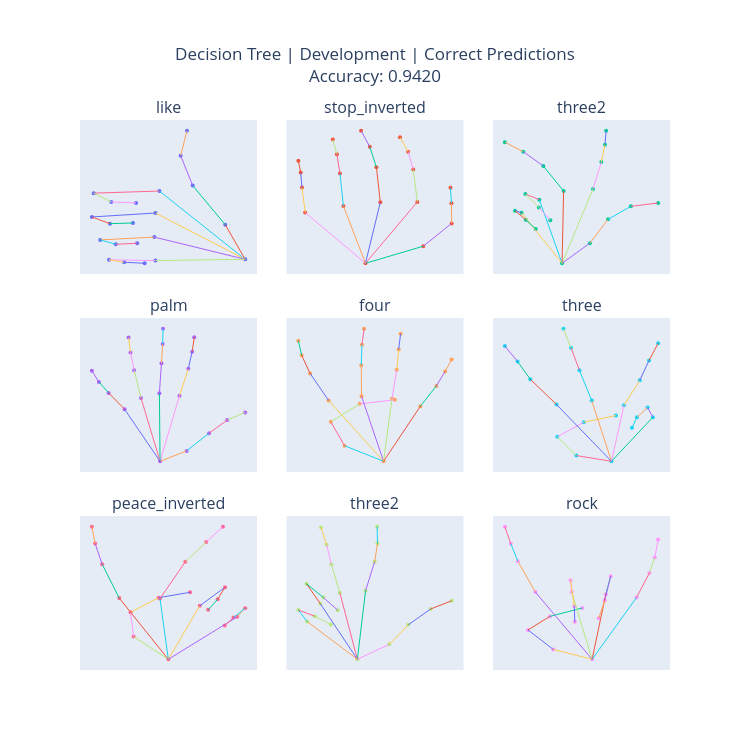

Notebook cell for this chart:
### Code cell
metrics = dt_trainer.results[dt_model_name]["metrics"]["development set"]

dt_corr_pred_fig = plot_correct_landmarks(
    dt_clf,
    X_dev,
    y_dev,
    le,
    model_name="Decision Tree",
    dataset_name="Development",
    accuracy=metrics["accuracy"],
    n_samples=9
)

### Figure 1 — Plotly figure (JSON) as saved in the notebook; plotly's stock layout.template omitted (floating-point values rounded to 4 significant figures)
{"data": [{"marker": {"size": 4}, "mode": "markers", "showlegend": false, "type": "scatter", "x": [0.0, -0.1613, -0.4258, -0.5234, -0.4723, -0.696, -1.229, -1.087, -0.8856, -0.7279, -1.244, -1.098, -0.9109, -0.7377, -1.177, -1.05, -0.8764, -0.7286, -1.105, -0.9822, -0.816], "xaxis": "x", "y": [0.0, -0.393, -0.8379, -1.178, -1.462, -0.7756, -0.752, -0.6515, -0.6411, -0.5263, -0.4811, -0.4051, -0.4127, -0.2528, -0.2205, -0.1708, -0.1824, 0.01439, 0.005478, 0.03354, 0.04536], "yaxis": "y"}, {"line": {"width": 1}, "mode": "lines", "showlegend": false, "type": "scatter", "x": [0, -0.1613], "xaxis": "x", "y": [0, -0.393], "yaxis": "y"}, {"line": {"width": 1}, "mode": "lines", "showlegend": false, "type": "scatter", "x": [-0.1613, -0.4258], "xaxis": "x", "y": [-0.393, -0.8379], "yaxis": "y"}, {"line": {"width": 1}, "mode": "lines", "showlegend": false, "type": "scatter", "x": [-0.4258, -0.5234], "xaxis": "x", "y": [-0.8379, -1.178], "yaxis": "y"}, {"line": {"width": 1}, "mode": "lines", "showlegend": false, "type": "scatter", "x": [-0.5234, -0.4723], "xaxis": "x", "y": [-1.178, -1.462], "yaxis": "y"}, {"line": {"width": 1}, "mode": "lines", "showlegend": false, "type": "scatter", "x": [0, -0.696], "xaxis": "x", "y": [0, -0.7756], "yaxis": "y"}, {"line": {"width": 1}, "mode": "lines", "showlegend": false, "type": "scatter", "x": [-0.696, -1.229], "xaxis": "x", "y": [-0.7756, -0.752], "yaxis": "y"}, {"line": {"width": 1}, "mode": "lines", "showlegend": false, "type": "scatter", "x": [-1.229, -1.087], "xaxis": "x", "y": [-0.752, -0.6515], "yaxis": "y"}, {"line": {"width": 1}, "mode": "lines", "showlegend": false, "type": "scatter", "x": [-1.087, -0.8856], "xaxis": "x", "y": [-0.6515, -0.6411], "yaxis": "y"}, {"line": {"width": 1}, "mode": "lines", "showlegend": false, "type": "scatter", "x": [0, -0.7279], "xaxis": "x", "y": [0, -0.5263], "yaxis": "y"}, {"line": {"width": 1}, "mode": "lines", "showlegend": false, "type": "scatter", "x": [-0.7279, -1.244], "xaxis": "x", "y": [-0.5263, -0.4811], "yaxis": "y"}, {"line": {"width": 1}, "mode": "lines", "showlegend": false, "type": "scatter", "x": [-1.244, -1.098], "xaxis": "x", "y": [-0.4811, -0.4051], "yaxis": "y"}, {"line": {"width": 1}, "mode": "lines", "showlegend": false, "type": "scatter", "x": [-1.098, -0.9109], "xaxis": "x", "y": [-0.4051, -0.4127], "yaxis": "y"}, {"line": {"width": 1}, "mode": "lines", "showlegend": false, "type": "scatter", "x": [0, -0.7377], "xaxis": "x", "y": [0, -0.2528], "yaxis": "y"}, {"line": {"width": 1}, "mode": "lines", "showlegend": false, "type": "scatter", "x": [-0.7377, -1.177], "xaxis": "x", "y": [-0.2528, -0.2205], "yaxis": "y"}, {"line": {"width": 1}, "mode": "lines", "showlegend": false, "type": "scatter", "x": [-1.177, -1.05], "xaxis": "x", "y": [-0.2205, -0.1708], "yaxis": "y"}, {"line": {"width": 1}, "mode": "lines", "showlegend": false, "type": "scatter", "x": [-1.05, -0.8764], "xaxis": "x", "y": [-0.1708, -0.1824], "yaxis": "y"}, {"line": {"width": 1}, "mode": "lines", "showlegend": false, "type": "scatter", "x": [0, -0.7286], "xaxis": "x", "y": [0, 0.01439], "yaxis": "y"}, {"line": {"width": 1}, "mode": "lines", "showlegend": false, "type": "scatter", "x": [-0.7286, -1.105], "xaxis": "x", "y": [0.01439, 0.005478], "yaxis": "y"}, {"line": {"width": 1}, "mode": "lines", "showlegend": false, "type": "scatter", "x": [-1.105, -0.9822], "xaxis": "x", "y": [0.005478, 0.03354], "yaxis": "y"}, {"line": {"width": 1}, "mode": "lines", "showlegend": false, "type": "scatter", "x": [-0.9822, -0.816], "xaxis": "x", "y": [0.03354, 0.04536], "yaxis": "y"}, {"marker": {"size": 4}, "mode": "markers", "showlegend": false, "type": "scatter", "x": [0.0, 0.181, 0.2699, 0.2693, 0.2662, 0.1624, 0.1497, 0.1335, 0.1082, 0.04647, 0.03427, 0.01347, -0.01384, -0.06913, -0.07994, -0.0896, -0.1023, -0.189, -0.1988, -0.2029, -0.2103], "xaxis": "x2", "y": [0.0, -0.1289, -0.3009, -0.4526, -0.5695, -0.4628, -0.7064, -0.8418, -0.9502, -0.4596, -0.7238, -0.8787, -0.9999, -0.4315, -0.6779, -0.8221, -0.9338, -0.3834, -0.5724, -0.684, -0.7738], "yaxis": "y2"}, {"line": {"width": 1}, "mode": "lines", "showlegend": false, "type": "scatter", "x": [0, 0.181], "xaxis": "x2", "y": [0, -0.1289], "yaxis": "y2"}, {"line": {"width": 1}, "mode": "lines", "showlegend": false, "type": "scatter", "x": [0.181, 0.2699], "xaxis": "x2", "y": [-0.1289, -0.3009], "yaxis": "y2"}, {"line": {"width": 1}, "mode": "lines", "showlegend": false, "type": "scatter", "x": [0.2699, 0.2693], "xaxis": "x2", "y": [-0.3009, -0.4526], "yaxis": "y2"}, {"line": {"width": 1}, "mode": "lines", "showlegend": false, "type": "scatter", "x": [0.2693, 0.2662], "xaxis": "x2", "y": [-0.4526, -0.5695], "yaxis": "y2"}, {"line": {"width": 1}, "mode": "lines", "showlegend": false, "type": "scatter", "x": [0, 0.1624], "xaxis": "x2", "y": [0, -0.4628], "yaxis": "y2"}, {"line": {"width": 1}, "mode": "lines", "showlegend": false, "type": "scatter", "x": [0.1624, 0.1497], "xaxis": "x2", "y": [-0.4628, -0.7064], "yaxis": "y2"}, {"line": {"width": 1}, "mode": "lines", "showlegend": false, "type": "scatter", "x": [0.1497, 0.1335], "xaxis": "x2", "y": [-0.7064, -0.8418], "yaxis": "y2"}, {"line": {"width": 1}, "mode": "lines", "showlegend": false, "type": "scatter", "x": [0.1335, 0.1082], "xaxis": "x2", "y": [-0.8418, -0.9502], "yaxis": "y2"}, {"line": {"width": 1}, "mode": "lines", "showlegend": false, "type": "scatter", "x": [0, 0.04647], "xaxis": "x2", "y": [0, -0.4596], "yaxis": "y2"}, {"line": {"width": 1}, "mode": "lines", "showlegend": false, "type": "scatter", "x": [0.04647, 0.03427], "xaxis": "x2", "y": [-0.4596, -0.7238], "yaxis": "y2"}, {"line": {"width": 1}, "mode": "lines", "showlegend": false, "type": "scatter", "x": [0.03427, 0.01347], "xaxis": "x2", "y": [-0.7238, -0.8787], "yaxis": "y2"}, {"line": {"width": 1}, "mode": "lines", "showlegend": false, "type": "scatter", "x": [0.01347, -0.01384], "xaxis": "x2", "y": [-0.8787, -0.9999], "yaxis": "y2"}, {"line": {"width": 1}, "mode": "lines", "showlegend": false, "type": "scatter", "x": [0, -0.06913], "xaxis": "x2", "y": [0, -0.4315], "yaxis": "y2"}, {"line": {"width": 1}, "mode": "lines", "showlegend": false, "type": "scatter", "x": [-0.06913, -0.07994], "xaxis": "x2", "y": [-0.4315, -0.6779], "yaxis": "y2"}, {"line": {"width": 1}, "mode": "lines", "showlegend": false, "type": "scatter", "x": [-0.07994, -0.0896], "xaxis": "x2", "y": [-0.6779, -0.8221], "yaxis": "y2"}, {"line": {"width": 1}, "mode": "lines", "showlegend": false, "type": "scatter", "x": [-0.0896, -0.1023], "xaxis": "x2", "y": [-0.8221, -0.9338], "yaxis": "y2"}, {"line": {"width": 1}, "mode": "lines", "showlegend": false, "type": "scatter", "x": [0, -0.189], "xaxis": "x2", "y": [0, -0.3834], "yaxis": "y2"}, {"line": {"width": 1}, "mode": "lines", "showlegend": false, "type": "scatter", "x": [-0.189, -0.1988], "xaxis": "x2", "y": [-0.3834, -0.5724], "yaxis": "y2"}, {"line": {"width": 1}, "mode": "lines", "showlegend": false, "type": "scatter", "x": [-0.1988, -0.2029], "xaxis": "x2", "y": [-0.5724, -0.684], "yaxis": "y2"}, {"line": {"width": 1}, "mode": "lines", "showlegend": false, "type": "scatter", "x": [-0.2029, -0.2103], "xaxis": "x2", "y": [-0.684, -0.7738], "yaxis": "y2"}, {"marker": {"size": 4}, "mode": "markers", "showlegend": false, "type": "scatter", "x": [0.0, 0.1265, 0.2092, 0.3129, 0.437, 0.1408, 0.1787, 0.1953, 0.2005, 0.007124, -0.08534, -0.1763, -0.2601, -0.1035, -0.1667, -0.1058, -0.05335, -0.184, -0.2139, -0.1651, -0.1199], "xaxis": "x3", "y": [0.0, -0.1606, -0.3504, -0.4539, -0.4811, -0.5919, -0.8067, -0.9454, -1.057, -0.5759, -0.7759, -0.8896, -0.9656, -0.5067, -0.5525, -0.4454, -0.3439, -0.403, -0.419, -0.3472, -0.273], "yaxis": "y3"}, {"line": {"width": 1}, "mode": "lines", "showlegend": false, "type": "scatter", "x": [0, 0.1265], "xaxis": "x3", "y": [0, -0.1606], "yaxis": "y3"}, {"line": {"width": 1}, "mode": "lines", "showlegend": false, "type": "scatter", "x": [0.1265, 0.2092], "xaxis": "x3", "y": [-0.1606, -0.3504], "yaxis": "y3"}, {"line": {"width": 1}, "mode": "lines", "showlegend": false, "type": "scatter", "x": [0.2092, 0.3129], "xaxis": "x3", "y": [-0.3504, -0.4539], "yaxis": "y3"}, {"line": {"width": 1}, "mode": "lines", "showlegend": false, "type": "scatter", "x": [0.3129, 0.437], "xaxis": "x3", "y": [-0.4539, -0.4811], "yaxis": "y3"}, {"line": {"width": 1}, "mode": "lines", "showlegend": false, "type": "scatter", "x": [0, 0.1408], "xaxis": "x3", "y": [0, -0.5919], "yaxis": "y3"}, {"line": {"width": 1}, "mode": "lines", "showlegend": false, "type": "scatter", "x": [0.1408, 0.1787], "xaxis": "x3", "y": [-0.5919, -0.8067], "yaxis": "y3"}, {"line": {"width": 1}, "mode": "lines", "showlegend": false, "type": "scatter", "x": [0.1787, 0.1953], "xaxis": "x3", "y": [-0.8067, -0.9454], "yaxis": "y3"}, {"line": {"width": 1}, "mode": "lines", "showlegend": false, "type": "scatter", "x": [0.1953, 0.2005], "xaxis": "x3", "y": [-0.9454, -1.057], "yaxis": "y3"}, {"line": {"width": 1}, "mode": "lines", "showlegend": false, "type": "scatter", "x": [0, 0.007124], "xaxis": "x3", "y": [0, -0.5759], "yaxis": "y3"}, {"line": {"width": 1}, "mode": "lines", "showlegend": false, "type": "scatter", "x": [0.007124, -0.08534], "xaxis": "x3", "y": [-0.5759, -0.7759], "yaxis": "y3"}, {"line": {"width": 1}, "mode": "lines", "showlegend": false, "type": "scatter", "x": [-0.08534, -0.1763], "xaxis": "x3", "y": [-0.7759, -0.8896], "yaxis": "y3"}, {"line": {"width": 1}, "mode": "lines", "showlegend": false, "type": "scatter", "x": [-0.1763, -0.2601], "xaxis": "x3", "y": [-0.8896, -0.9656], "yaxis": "y3"}, {"line": {"width": 1}, "mode": "lines", "showlegend": false, "type": "scatter", "x": [0, -0.1035], "xaxis": "x3", "y": [0, -0.5067], "yaxis": "y3"}, {"line": {"width": 1}, "mode": "lines", "showlegend": false, "type": "scatter", "x": [-0.1035, -0.1667], "xaxis": "x3", "y": [-0.5067, -0.5525], "yaxis": "y3"}, {"line": {"width": 1}, "mode": "lines", "showlegend": false, "type": "scatter", "x": [-0.1667, -0.1058], "xaxis": "x3", "y": [-0.5525, -0.4454], "yaxis": "y3"}, {"line": {"width": 1}, "mode": "lines", "showlegend": false, "type": "scatter", "x": [-0.1058, -0.05335], "xaxis": "x3", "y": [-0.4454, -0.3439], "yaxis": "y3"}, {"line": {"width": 1}, "mode": "lines", "showlegend": false, "type": "scatter", "x": [0, -0.184], "xaxis": "x3", "y": [0, -0.403], "yaxis": "y3"}, {"line": {"width": 1}, "mode": "lines", "showlegend": false, "type": "scatter", "x": [-0.184, -0.2139], "xaxis": "x3", "y": [-0.403, -0.419], "yaxis": "y3"}, {"line": {"width": 1}, "mode": "lines", "showlegend": false, "type": "scatter", "x": [-0.2139, -0.1651], "xaxis": "x3", "y": [-0.419, -0.3472], "yaxis": "y3"}, {"line": {"width": 1}, "mode": "lines", "showlegend": false, "type": "scatter", "x": [-0.1651, -0.1199], "xaxis": "x3", "y": [-0.3472, -0.273], "yaxis": "y3"}, {"marker": {"size": 4}, "mode": "markers", "showlegend": false, "type": "scatter", "x": [0.0, 0.1801, 0.3325, 0.4557, 0.5774, 0.1319, 0.1917, 0.2179, 0.232, -0.004304, 0.009509, 0.01775, 0.02046, -0.1292, -0.176, -0.2006, -0.2137, -0.2406, -0.3489, -0.415, -0.4628], "xaxis": "x4", "y": [0.0, -0.07857, -0.2117, -0.3108, -0.3684, -0.4936, -0.698, -0.8267, -0.9345, -0.5135, -0.7397, -0.8837, -0.9998, -0.4776, -0.6872, -0.8207, -0.9329, -0.3925, -0.5156, -0.5987, -0.6818], "yaxis": "y4"}, {"line": {"width": 1}, "mode": "lines", "showlegend": false, "type": "scatter", "x": [0, 0.1801], "xaxis": "x4", "y": [0, -0.07857], "yaxis": "y4"}, {"line": {"width": 1}, "mode": "lines", "showlegend": false, "type": "scatter", "x": [0.1801, 0.3325], "xaxis": "x4", "y": [-0.07857, -0.2117], "yaxis": "y4"}, {"line": {"width": 1}, "mode": "lines", "showlegend": false, "type": "scatter", "x": [0.3325, 0.4557], "xaxis": "x4", "y": [-0.2117, -0.3108], "yaxis": "y4"}, {"line": {"width": 1}, "mode": "lines", "showlegend": false, "type": "scatter", "x": [0.4557, 0.5774], "xaxis": "x4", "y": [-0.3108, -0.3684], "yaxis": "y4"}, {"line": {"width": 1}, "mode": "lines", "showlegend": false, "type": "scatter", "x": [0, 0.1319], "xaxis": "x4", "y": [0, -0.4936], "yaxis": "y4"}, {"line": {"width": 1}, "mode": "lines", "showlegend": false, "type": "scatter", "x": [0.1319, 0.1917], "xaxis": "x4", "y": [-0.4936, -0.698], "yaxis": "y4"}, {"line": {"width": 1}, "mode": "lines", "showlegend": false, "type": "scatter", "x": [0.1917, 0.2179], "xaxis": "x4", "y": [-0.698, -0.8267], "yaxis": "y4"}, {"line": {"width": 1}, "mode": "lines", "showlegend": false, "type": "scatter", "x": [0.2179, 0.232], "xaxis": "x4", "y": [-0.8267, -0.9345], "yaxis": "y4"}, {"line": {"width": 1}, "mode": "lines", "showlegend": false, "type": "scatter", "x": [0, -0.004304], "xaxis": "x4", "y": [0, -0.5135], "yaxis": "y4"}, {"line": {"width": 1}, "mode": "lines", "showlegend": false, "type": "scatter", "x": [-0.004304, 0.009509], "xaxis": "x4", "y": [-0.5135, -0.7397], "yaxis": "y4"}, {"line": {"width": 1}, "mode": "lines", "showlegend": false, "type": "scatter", "x": [0.009509, 0.01775], "xaxis": "x4", "y": [-0.7397, -0.8837], "yaxis": "y4"}, {"line": {"width": 1}, "mode": "lines", "showlegend": false, "type": "scatter", "x": [0.01775, 0.02046], "xaxis": "x4", "y": [-0.8837, -0.9998], "yaxis": "y4"}, {"line": {"width": 1}, "mode": "lines", "showlegend": false, "type": "scatter", "x": [0, -0.1292], "xaxis": "x4", "y": [0, -0.4776], "yaxis": "y4"}, {"line": {"width": 1}, "mode": "lines", "showlegend": false, "type": "scatter", "x": [-0.1292, -0.176], "xaxis": "x4", "y": [-0.4776, -0.6872], "yaxis": "y4"}, {"line": {"width": 1}, "mode": "lines", "showlegend": false, "type": "scatter", "x": [-0.176, -0.2006], "xaxis": "x4", "y": [-0.6872, -0.8207], "yaxis": "y4"}, {"line": {"width": 1}, "mode": "lines", "showlegend": false, "type": "scatter", "x": [-0.2006, -0.2137], "xaxis": "x4", "y": [-0.8207, -0.9329], "yaxis": "y4"}, {"line": {"width": 1}, "mode": "lines", "showlegend": false, "type": "scatter", "x": [0, -0.2406], "xaxis": "x4", "y": [0, -0.3925], "yaxis": "y4"}, {"line": {"width": 1}, "mode": "lines", "showlegend": false, "type": "scatter", "x": [-0.2406, -0.3489], "xaxis": "x4", "y": [-0.3925, -0.5156], "yaxis": "y4"}, {"line": {"width": 1}, "mode": "lines", "showlegend": false, "type": "scatter", "x": [-0.3489, -0.415], "xaxis": "x4", "y": [-0.5156, -0.5987], "yaxis": "y4"}, {"line": {"width": 1}, "mode": "lines", "showlegend": false, "type": "scatter", "x": [-0.415, -0.4628], "xaxis": "x4", "y": [-0.5987, -0.6818], "yaxis": "y4"}, {"marker": {"size": 4}, "mode": "markers", "showlegend": false, "type": "scatter", "x": [0.0, -0.1581, -0.2136, -0.09667, 0.04564, -0.2225, -0.2976, -0.3315, -0.3451, -0.08927, -0.0903, -0.08751, -0.0787, 0.03415, 0.05337, 0.06133, 0.06899, 0.1489, 0.2138, 0.2494, 0.2757], "xaxis": "x5", "y": [0.0, -0.1174, -0.2968, -0.4319, -0.462, -0.4572, -0.6609, -0.7965, -0.906, -0.4889, -0.7221, -0.8769, -0.9969, -0.4698, -0.6887, -0.84, -0.959, -0.4134, -0.5668, -0.6758, -0.7657], "yaxis": "y5"}, {"line": {"width": 1}, "mode": "lines", "showlegend": false, "type": "scatter", "x": [0, -0.1581], "xaxis": "x5", "y": [0, -0.1174], "yaxis": "y5"}, {"line": {"width": 1}, "mode": "lines", "showlegend": false, "type": "scatter", "x": [-0.1581, -0.2136], "xaxis": "x5", "y": [-0.1174, -0.2968], "yaxis": "y5"}, {"line": {"width": 1}, "mode": "lines", "showlegend": false, "type": "scatter", "x": [-0.2136, -0.09667], "xaxis": "x5", "y": [-0.2968, -0.4319], "yaxis": "y5"}, {"line": {"width": 1}, "mode": "lines", "showlegend": false, "type": "scatter", "x": [-0.09667, 0.04564], "xaxis": "x5", "y": [-0.4319, -0.462], "yaxis": "y5"}, {"line": {"width": 1}, "mode": "lines", "showlegend": false, "type": "scatter", "x": [0, -0.2225], "xaxis": "x5", "y": [0, -0.4572], "yaxis": "y5"}, {"line": {"width": 1}, "mode": "lines", "showlegend": false, "type": "scatter", "x": [-0.2225, -0.2976], "xaxis": "x5", "y": [-0.4572, -0.6609], "yaxis": "y5"}, {"line": {"width": 1}, "mode": "lines", "showlegend": false, "type": "scatter", "x": [-0.2976, -0.3315], "xaxis": "x5", "y": [-0.6609, -0.7965], "yaxis": "y5"}, {"line": {"width": 1}, "mode": "lines", "showlegend": false, "type": "scatter", "x": [-0.3315, -0.3451], "xaxis": "x5", "y": [-0.7965, -0.906], "yaxis": "y5"}, {"line": {"width": 1}, "mode": "lines", "showlegend": false, "type": "scatter", "x": [0, -0.08927], "xaxis": "x5", "y": [0, -0.4889], "yaxis": "y5"}, {"line": {"width": 1}, "mode": "lines", "showlegend": false, "type": "scatter", "x": [-0.08927, -0.0903], "xaxis": "x5", "y": [-0.4889, -0.7221], "yaxis": "y5"}, {"line": {"width": 1}, "mode": "lines", "showlegend": false, "type": "scatter", "x": [-0.0903, -0.08751], "xaxis": "x5", "y": [-0.7221, -0.8769], "yaxis": "y5"}, {"line": {"width": 1}, "mode": "lines", "showlegend": false, "type": "scatter", "x": [-0.08751, -0.0787], "xaxis": "x5", "y": [-0.8769, -0.9969], "yaxis": "y5"}, {"line": {"width": 1}, "mode": "lines", "showlegend": false, "type": "scatter", "x": [0, 0.03415], "xaxis": "x5", "y": [0, -0.4698], "yaxis": "y5"}, {"line": {"width": 1}, "mode": "lines", "showlegend": false, "type": "scatter", "x": [0.03415, 0.05337], "xaxis": "x5", "y": [-0.4698, -0.6887], "yaxis": "y5"}, {"line": {"width": 1}, "mode": "lines", "showlegend": false, "type": "scatter", "x": [0.05337, 0.06133], "xaxis": "x5", "y": [-0.6887, -0.84], "yaxis": "y5"}, {"line": {"width": 1}, "mode": "lines", "showlegend": false, "type": "scatter", "x": [0.06133, 0.06899], "xaxis": "x5", "y": [-0.84, -0.959], "yaxis": "y5"}, {"line": {"width": 1}, "mode": "lines", "showlegend": false, "type": "scatter", "x": [0, 0.1489], "xaxis": "x5", "y": [0, -0.4134], "yaxis": "y5"}, {"line": {"width": 1}, "mode": "lines", "showlegend": false, "type": "scatter", "x": [0.1489, 0.2138], "xaxis": "x5", "y": [-0.4134, -0.5668], "yaxis": "y5"}, {"line": {"width": 1}, "mode": "lines", "showlegend": false, "type": "scatter", "x": [0.2138, 0.2494], "xaxis": "x5", "y": [-0.5668, -0.6758], "yaxis": "y5"}, {"line": {"width": 1}, "mode": "lines", "showlegend": false, "type": "scatter", "x": [0.2494, 0.2757], "xaxis": "x5", "y": [-0.6758, -0.7657], "yaxis": "y5"}, {"marker": {"size": 4}, "mode": "markers", "showlegend": false, "type": "scatter", "x": [0.0, -0.1063, -0.164, -0.08382, 0.01356, -0.1664, -0.2458, -0.2846, -0.3229, -0.05981, -0.09703, -0.1226, -0.1453, 0.03781, 0.08572, 0.1138, 0.1414, 0.1254, 0.1095, 0.07718, 0.06217], "xaxis": "x6", "y": [0.0, -0.04289, -0.1828, -0.2914, -0.3418, -0.4236, -0.6116, -0.7453, -0.8594, -0.4529, -0.679, -0.8471, -0.9894, -0.4178, -0.6039, -0.7527, -0.8807, -0.3292, -0.4012, -0.3282, -0.2495], "yaxis": "y6"}, {"line": {"width": 1}, "mode": "lines", "showlegend": false, "type": "scatter", "x": [0, -0.1063], "xaxis": "x6", "y": [0, -0.04289], "yaxis": "y6"}, {"line": {"width": 1}, "mode": "lines", "showlegend": false, "type": "scatter", "x": [-0.1063, -0.164], "xaxis": "x6", "y": [-0.04289, -0.1828], "yaxis": "y6"}, {"line": {"width": 1}, "mode": "lines", "showlegend": false, "type": "scatter", "x": [-0.164, -0.08382], "xaxis": "x6", "y": [-0.1828, -0.2914], "yaxis": "y6"}, {"line": {"width": 1}, "mode": "lines", "showlegend": false, "type": "scatter", "x": [-0.08382, 0.01356], "xaxis": "x6", "y": [-0.2914, -0.3418], "yaxis": "y6"}, {"line": {"width": 1}, "mode": "lines", "showlegend": false, "type": "scatter", "x": [0, -0.1664], "xaxis": "x6", "y": [0, -0.4236], "yaxis": "y6"}, {"line": {"width": 1}, "mode": "lines", "showlegend": false, "type": "scatter", "x": [-0.1664, -0.2458], "xaxis": "x6", "y": [-0.4236, -0.6116], "yaxis": "y6"}, {"line": {"width": 1}, "mode": "lines", "showlegend": false, "type": "scatter", "x": [-0.2458, -0.2846], "xaxis": "x6", "y": [-0.6116, -0.7453], "yaxis": "y6"}, {"line": {"width": 1}, "mode": "lines", "showlegend": false, "type": "scatter", "x": [-0.2846, -0.3229], "xaxis": "x6", "y": [-0.7453, -0.8594], "yaxis": "y6"}, {"line": {"width": 1}, "mode": "lines", "showlegend": false, "type": "scatter", "x": [0, -0.05981], "xaxis": "x6", "y": [0, -0.4529], "yaxis": "y6"}, {"line": {"width": 1}, "mode": "lines", "showlegend": false, "type": "scatter", "x": [-0.05981, -0.09703], "xaxis": "x6", "y": [-0.4529, -0.679], "yaxis": "y6"}, {"line": {"width": 1}, "mode": "lines", "showlegend": false, "type": "scatter", "x": [-0.09703, -0.1226], "xaxis": "x6", "y": [-0.679, -0.8471], "yaxis": "y6"}, {"line": {"width": 1}, "mode": "lines", "showlegend": false, "type": "scatter", "x": [-0.1226, -0.1453], "xaxis": "x6", "y": [-0.8471, -0.9894], "yaxis": "y6"}, {"line": {"width": 1}, "mode": "lines", "showlegend": false, "type": "scatter", "x": [0, 0.03781], "xaxis": "x6", "y": [0, -0.4178], "yaxis": "y6"}, {"line": {"width": 1}, "mode": "lines", "showlegend": false, "type": "scatter", "x": [0.03781, 0.08572], "xaxis": "x6", "y": [-0.4178, -0.6039], "yaxis": "y6"}, {"line": {"width": 1}, "mode": "lines", "showlegend": false, "type": "scatter", "x": [0.08572, 0.1138], "xaxis": "x6", "y": [-0.6039, -0.7527], "yaxis": "y6"}, {"line": {"width": 1}, "mode": "lines", "showlegend": false, "type": "scatter", "x": [0.1138, 0.1414], "xaxis": "x6", "y": [-0.7527, -0.8807], "yaxis": "y6"}, {"line": {"width": 1}, "mode": "lines", "showlegend": false, "type": "scatter", "x": [0, 0.1254], "xaxis": "x6", "y": [0, -0.3292], "yaxis": "y6"}, {"line": {"width": 1}, "mode": "lines", "showlegend": false, "type": "scatter", "x": [0.1254, 0.1095], "xaxis": "x6", "y": [-0.3292, -0.4012], "yaxis": "y6"}, {"line": {"width": 1}, "mode": "lines", "showlegend": false, "type": "scatter", "x": [0.1095, 0.07718], "xaxis": "x6", "y": [-0.4012, -0.3282], "yaxis": "y6"}, {"line": {"width": 1}, "mode": "lines", "showlegend": false, "type": "scatter", "x": [0.07718, 0.06217], "xaxis": "x6", "y": [-0.3282, -0.2495], "yaxis": "y6"}, {"marker": {"size": 4}, "mode": "markers", "showlegend": false, "type": "scatter", "x": [0.0, -0.1159, -0.1261, -0.03248, 0.07248, -0.1637, -0.2208, -0.244, -0.2551, -0.02788, 0.0567, 0.1263, 0.1822, 0.1048, 0.1892, 0.1646, 0.1328, 0.2299, 0.2562, 0.2175, 0.188], "xaxis": "x7", "y": [0.0, -0.1692, -0.3485, -0.4571, -0.4966, -0.4537, -0.7057, -0.858, -0.9833, -0.4502, -0.723, -0.8695, -0.9833, -0.3971, -0.5341, -0.4458, -0.367, -0.3147, -0.3792, -0.3097, -0.2509], "yaxis": "y7"}, {"line": {"width": 1}, "mode": "lines", "showlegend": false, "type": "scatter", "x": [0, -0.1159], "xaxis": "x7", "y": [0, -0.1692], "yaxis": "y7"}, {"line": {"width": 1}, "mode": "lines", "showlegend": false, "type": "scatter", "x": [-0.1159, -0.1261], "xaxis": "x7", "y": [-0.1692, -0.3485], "yaxis": "y7"}, {"line": {"width": 1}, "mode": "lines", "showlegend": false, "type": "scatter", "x": [-0.1261, -0.03248], "xaxis": "x7", "y": [-0.3485, -0.4571], "yaxis": "y7"}, {"line": {"width": 1}, "mode": "lines", "showlegend": false, "type": "scatter", "x": [-0.03248, 0.07248], "xaxis": "x7", "y": [-0.4571, -0.4966], "yaxis": "y7"}, {"line": {"width": 1}, "mode": "lines", "showlegend": false, "type": "scatter", "x": [0, -0.1637], "xaxis": "x7", "y": [0, -0.4537], "yaxis": "y7"}, {"line": {"width": 1}, "mode": "lines", "showlegend": false, "type": "scatter", "x": [-0.1637, -0.2208], "xaxis": "x7", "y": [-0.4537, -0.7057], "yaxis": "y7"}, {"line": {"width": 1}, "mode": "lines", "showlegend": false, "type": "scatter", "x": [-0.2208, -0.244], "xaxis": "x7", "y": [-0.7057, -0.858], "yaxis": "y7"}, {"line": {"width": 1}, "mode": "lines", "showlegend": false, "type": "scatter", "x": [-0.244, -0.2551], "xaxis": "x7", "y": [-0.858, -0.9833], "yaxis": "y7"}, {"line": {"width": 1}, "mode": "lines", "showlegend": false, "type": "scatter", "x": [0, -0.02788], "xaxis": "x7", "y": [0, -0.4502], "yaxis": "y7"}, {"line": {"width": 1}, "mode": "lines", "showlegend": false, "type": "scatter", "x": [-0.02788, 0.0567], "xaxis": "x7", "y": [-0.4502, -0.723], "yaxis": "y7"}, {"line": {"width": 1}, "mode": "lines", "showlegend": false, "type": "scatter", "x": [0.0567, 0.1263], "xaxis": "x7", "y": [-0.723, -0.8695], "yaxis": "y7"}, {"line": {"width": 1}, "mode": "lines", "showlegend": false, "type": "scatter", "x": [0.1263, 0.1822], "xaxis": "x7", "y": [-0.8695, -0.9833], "yaxis": "y7"}, {"line": {"width": 1}, "mode": "lines", "showlegend": false, "type": "scatter", "x": [0, 0.1048], "xaxis": "x7", "y": [0, -0.3971], "yaxis": "y7"}, {"line": {"width": 1}, "mode": "lines", "showlegend": false, "type": "scatter", "x": [0.1048, 0.1892], "xaxis": "x7", "y": [-0.3971, -0.5341], "yaxis": "y7"}, {"line": {"width": 1}, "mode": "lines", "showlegend": false, "type": "scatter", "x": [0.1892, 0.1646], "xaxis": "x7", "y": [-0.5341, -0.4458], "yaxis": "y7"}, {"line": {"width": 1}, "mode": "lines", "showlegend": false, "type": "scatter", "x": [0.1646, 0.1328], "xaxis": "x7", "y": [-0.4458, -0.367], "yaxis": "y7"}, {"line": {"width": 1}, "mode": "lines", "showlegend": false, "type": "scatter", "x": [0, 0.2299], "xaxis": "x7", "y": [0, -0.3147], "yaxis": "y7"}, {"line": {"width": 1}, "mode": "lines", "showlegend": false, "type": "scatter", "x": [0.2299, 0.2562], "xaxis": "x7", "y": [-0.3147, -0.3792], "yaxis": "y7"}, {"line": {"width": 1}, "mode": "lines", "showlegend": false, "type": "scatter", "x": [0.2562, 0.2175], "xaxis": "x7", "y": [-0.3792, -0.3097], "yaxis": "y7"}, {"line": {"width": 1}, "mode": "lines", "showlegend": false, "type": "scatter", "x": [0.2175, 0.188], "xaxis": "x7", "y": [-0.3097, -0.2509], "yaxis": "y7"}, {"marker": {"size": 4}, "mode": "markers", "showlegend": false, "type": "scatter", "x": [0.0, 0.1666, 0.2657, 0.382, 0.492, 0.04264, 0.09018, 0.1051, 0.1032, -0.09178, -0.136, -0.1605, -0.1896, -0.1931, -0.2656, -0.1769, -0.1029, -0.2622, -0.3081, -0.2224, -0.1385], "xaxis": "x8", "y": [0.0, -0.1112, -0.2566, -0.3744, -0.4358, -0.5105, -0.7258, -0.8639, -0.9876, -0.4965, -0.7077, -0.8533, -0.9819, -0.4136, -0.5624, -0.4595, -0.3659, -0.2809, -0.3669, -0.321, -0.2598], "yaxis": "y8"}, {"line": {"width": 1}, "mode": "lines", "showlegend": false, "type": "scatter", "x": [0, 0.1666], "xaxis": "x8", "y": [0, -0.1112], "yaxis": "y8"}, {"line": {"width": 1}, "mode": "lines", "showlegend": false, "type": "scatter", "x": [0.1666, 0.2657], "xaxis": "x8", "y": [-0.1112, -0.2566], "yaxis": "y8"}, {"line": {"width": 1}, "mode": "lines", "showlegend": false, "type": "scatter", "x": [0.2657, 0.382], "xaxis": "x8", "y": [-0.2566, -0.3744], "yaxis": "y8"}, {"line": {"width": 1}, "mode": "lines", "showlegend": false, "type": "scatter", "x": [0.382, 0.492], "xaxis": "x8", "y": [-0.3744, -0.4358], "yaxis": "y8"}, {"line": {"width": 1}, "mode": "lines", "showlegend": false, "type": "scatter", "x": [0, 0.04264], "xaxis": "x8", "y": [0, -0.5105], "yaxis": "y8"}, {"line": {"width": 1}, "mode": "lines", "showlegend": false, "type": "scatter", "x": [0.04264, 0.09018], "xaxis": "x8", "y": [-0.5105, -0.7258], "yaxis": "y8"}, {"line": {"width": 1}, "mode": "lines", "showlegend": false, "type": "scatter", "x": [0.09018, 0.1051], "xaxis": "x8", "y": [-0.7258, -0.8639], "yaxis": "y8"}, {"line": {"width": 1}, "mode": "lines", "showlegend": false, "type": "scatter", "x": [0.1051, 0.1032], "xaxis": "x8", "y": [-0.8639, -0.9876], "yaxis": "y8"}, {"line": {"width": 1}, "mode": "lines", "showlegend": false, "type": "scatter", "x": [0, -0.09178], "xaxis": "x8", "y": [0, -0.4965], "yaxis": "y8"}, {"line": {"width": 1}, "mode": "lines", "showlegend": false, "type": "scatter", "x": [-0.09178, -0.136], "xaxis": "x8", "y": [-0.4965, -0.7077], "yaxis": "y8"}, {"line": {"width": 1}, "mode": "lines", "showlegend": false, "type": "scatter", "x": [-0.136, -0.1605], "xaxis": "x8", "y": [-0.7077, -0.8533], "yaxis": "y8"}, {"line": {"width": 1}, "mode": "lines", "showlegend": false, "type": "scatter", "x": [-0.1605, -0.1896], "xaxis": "x8", "y": [-0.8533, -0.9819], "yaxis": "y8"}, {"line": {"width": 1}, "mode": "lines", "showlegend": false, "type": "scatter", "x": [0, -0.1931], "xaxis": "x8", "y": [0, -0.4136], "yaxis": "y8"}, {"line": {"width": 1}, "mode": "lines", "showlegend": false, "type": "scatter", "x": [-0.1931, -0.2656], "xaxis": "x8", "y": [-0.4136, -0.5624], "yaxis": "y8"}, {"line": {"width": 1}, "mode": "lines", "showlegend": false, "type": "scatter", "x": [-0.2656, -0.1769], "xaxis": "x8", "y": [-0.5624, -0.4595], "yaxis": "y8"}, {"line": {"width": 1}, "mode": "lines", "showlegend": false, "type": "scatter", "x": [-0.1769, -0.1029], "xaxis": "x8", "y": [-0.4595, -0.3659], "yaxis": "y8"}, {"line": {"width": 1}, "mode": "lines", "showlegend": false, "type": "scatter", "x": [0, -0.2622], "xaxis": "x8", "y": [0, -0.2809], "yaxis": "y8"}, {"line": {"width": 1}, "mode": "lines", "showlegend": false, "type": "scatter", "x": [-0.2622, -0.3081], "xaxis": "x8", "y": [-0.2809, -0.3669], "yaxis": "y8"}, {"line": {"width": 1}, "mode": "lines", "showlegend": false, "type": "scatter", "x": [-0.3081, -0.2224], "xaxis": "x8", "y": [-0.3669, -0.321], "yaxis": "y8"}, {"line": {"width": 1}, "mode": "lines", "showlegend": false, "type": "scatter", "x": [-0.2224, -0.1385], "xaxis": "x8", "y": [-0.321, -0.2598], "yaxis": "y8"}, {"marker": {"size": 4}, "mode": "markers", "showlegend": false, "type": "scatter", "x": [0.0, -0.5253, -0.8686, -0.5724, -0.1332, -0.7684, -1.006, -1.101, -1.182, -0.2762, -0.2927, -0.2414, -0.2343, 0.186, 0.2518, 0.1706, 0.08987, 0.6019, 0.7771, 0.8485, 0.8946], "xaxis": "x9", "y": [0.0, -0.2554, -0.7602, -1.112, -1.33, -1.742, -2.54, -2.997, -3.437, -1.742, -2.05, -1.378, -0.9722, -1.689, -2.154, -1.522, -1.065, -1.601, -2.241, -2.638, -3.105], "yaxis": "y9"}, {"line": {"width": 1}, "mode": "lines", "showlegend": false, "type": "scatter", "x": [0, -0.5253], "xaxis": "x9", "y": [0, -0.2554], "yaxis": "y9"}, {"line": {"width": 1}, "mode": "lines", "showlegend": false, "type": "scatter", "x": [-0.5253, -0.8686], "xaxis": "x9", "y": [-0.2554, -0.7602], "yaxis": "y9"}, {"line": {"width": 1}, "mode": "lines", "showlegend": false, "type": "scatter", "x": [-0.8686, -0.5724], "xaxis": "x9", "y": [-0.7602, -1.112], "yaxis": "y9"}, {"line": {"width": 1}, "mode": "lines", "showlegend": false, "type": "scatter", "x": [-0.5724, -0.1332], "xaxis": "x9", "y": [-1.112, -1.33], "yaxis": "y9"}, {"line": {"width": 1}, "mode": "lines", "showlegend": false, "type": "scatter", "x": [0, -0.7684], "xaxis": "x9", "y": [0, -1.742], "yaxis": "y9"}, {"line": {"width": 1}, "mode": "lines", "showlegend": false, "type": "scatter", "x": [-0.7684, -1.006], "xaxis": "x9", "y": [-1.742, -2.54], "yaxis": "y9"}, {"line": {"width": 1}, "mode": "lines", "showlegend": false, "type": "scatter", "x": [-1.006, -1.101], "xaxis": "x9", "y": [-2.54, -2.997], "yaxis": "y9"}, {"line": {"width": 1}, "mode": "lines", "showlegend": false, "type": "scatter", "x": [-1.101, -1.182], "xaxis": "x9", "y": [-2.997, -3.437], "yaxis": "y9"}, {"line": {"width": 1}, "mode": "lines", "showlegend": false, "type": "scatter", "x": [0, -0.2762], "xaxis": "x9", "y": [0, -1.742], "yaxis": "y9"}, {"line": {"width": 1}, "mode": "lines", "showlegend": false, "type": "scatter", "x": [-0.2762, -0.2927], "xaxis": "x9", "y": [-1.742, -2.05], "yaxis": "y9"}, {"line": {"width": 1}, "mode": "lines", "showlegend": false, "type": "scatter", "x": [-0.2927, -0.2414], "xaxis": "x9", "y": [-2.05, -1.378], "yaxis": "y9"}, {"line": {"width": 1}, "mode": "lines", "showlegend": false, "type": "scatter", "x": [-0.2414, -0.2343], "xaxis": "x9", "y": [-1.378, -0.9722], "yaxis": "y9"}, {"line": {"width": 1}, "mode": "lines", "showlegend": false, "type": "scatter", "x": [0, 0.186], "xaxis": "x9", "y": [0, -1.689], "yaxis": "y9"}, {"line": {"width": 1}, "mode": "lines", "showlegend": false, "type": "scatter", "x": [0.186, 0.2518], "xaxis": "x9", "y": [-1.689, -2.154], "yaxis": "y9"}, {"line": {"width": 1}, "mode": "lines", "showlegend": false, "type": "scatter", "x": [0.2518, 0.1706], "xaxis": "x9", "y": [-2.154, -1.522], "yaxis": "y9"}, {"line": {"width": 1}, "mode": "lines", "showlegend": false, "type": "scatter", "x": [0.1706, 0.08987], "xaxis": "x9", "y": [-1.522, -1.065], "yaxis": "y9"}, {"line": {"width": 1}, "mode": "lines", "showlegend": false, "type": "scatter", "x": [0, 0.6019], "xaxis": "x9", "y": [0, -1.601], "yaxis": "y9"}, {"line": {"width": 1}, "mode": "lines", "showlegend": false, "type": "scatter", "x": [0.6019, 0.7771], "xaxis": "x9", "y": [-1.601, -2.241], "yaxis": "y9"}, {"line": {"width": 1}, "mode": "lines", "showlegend": false, "type": "scatter", "x": [0.7771, 0.8485], "xaxis": "x9", "y": [-2.241, -2.638], "yaxis": "y9"}, {"line": {"width": 1}, "mode": "lines", "showlegend": false, "type": "scatter", "x": [0.8485, 0.8946], "xaxis": "x9", "y": [-2.638, -3.105], "yaxis": "y9"}], "layout": {"annotations": [{"font": {"size": 16}, "showarrow": false, "text": "like", "x": 0.15, "xanchor": "center", "xref": "paper", "y": 1, "yanchor": "bottom", "yref": "paper"}, {"font": {"size": 16}, "showarrow": false, "text": "stop_inverted", "x": 0.5, "xanchor": "center", "xref": "paper", "y": 1, "yanchor": "bottom", "yref": "paper"}, {"font": {"size": 16}, "showarrow": false, "text": "three2", "x": 0.85, "xanchor": "center", "xref": "paper", "y": 1, "yanchor": "bottom", "yref": "paper"}, {"font": {"size": 16}, "showarrow": false, "text": "palm", "x": 0.15, "xanchor": "center", "xref": "paper", "y": 0.64, "yanchor": "bottom", "yref": "paper"}, {"font": {"size": 16}, "showarrow": false, "text": "four", "x": 0.5, "xanchor": "center", "xref": "paper", "y": 0.64, "yanchor": "bottom", "yref": "paper"}, {"font": {"size": 16}, "showarrow": false, "text": "three", "x": 0.85, "xanchor": "center", "xref": "paper", "y": 0.64, "yanchor": "bottom", "yref": "paper"}, {"font": {"size": 16}, "showarrow": false, "text": "peace_inverted", "x": 0.15, "xanchor": "center", "xref": "paper", "y": 0.28, "yanchor": "bottom", "yref": "paper"}, {"font": {"size": 16}, "showarrow": false, "text": "three2", "x": 0.5, "xanchor": "center", "xref": "paper", "y": 0.28, "yanchor": "bottom", "yref": "paper"}, {"font": {"size": 16}, "showarrow": false, "text": "rock", "x": 0.85, "xanchor": "center", "xref": "paper", "y": 0.28, "yanchor": "bottom", "yref": "paper"}], "height": 750, "margin": {"t": 120}, "showlegend": false, "title": {"text": "Decision Tree | Development | Correct Predictions<br>Accuracy: 0.9420", "x": 0.5, "xanchor": "center"}, "width": 750, "xaxis": {"anchor": "y", "domain": [0, 0.3], "visible": false}, "xaxis2": {"anchor": "y2", "domain": [0.35, 0.65], "visible": false}, "xaxis3": {"anchor": "y3", "domain": [0.7, 1], "visible": false}, "xaxis4": {"anchor": "y4", "domain": [0, 0.3], "visible": false}, "xaxis5": {"anchor": "y5", "domain": [0.35, 0.65], "visible": false}, "xaxis6": {"anchor": "y6", "domain": [0.7, 1], "visible": false}, "xaxis7": {"anchor": "y7", "domain": [0, 0.3], "visible": false}, "xaxis8": {"anchor": "y8", "domain": [0.35, 0.65], "visible": false}, "xaxis9": {"anchor": "y9", "domain": [0.7, 1], "visible": false}, "yaxis": {"anchor": "x", "autorange": "reversed", "domain": [0.72, 1], "visible": false}, "yaxis2": {"anchor": "x2", "autorange": "reversed", "domain": [0.72, 1], "visible": false}, "yaxis3": {"anchor": "x3", "autorange": "reversed", "domain": [0.72, 1], "visible": false}, "yaxis4": {"anchor": "x4", "autorange": "reversed", "domain": [0.36, 0.64], "visible": false}, "yaxis5": {"anchor": "x5", "autorange": "reversed", "domain": [0.36, 0.64], "visible": false}, "yaxis6": {"anchor": "x6", "autorange": "reversed", "domain": [0.36, 0.64], "visible": false}, "yaxis7": {"anchor": "x7", "autorange": "reversed", "domain": [0, 0.28], "visible": false}, "yaxis8": {"anchor": "x8", "autorange": "reversed", "domain": [0, 0.28], "visible": false}, "yaxis9": {"anchor": "x9", "autorange": "reversed", "domain": [0, 0.28], "visible": false}}}
